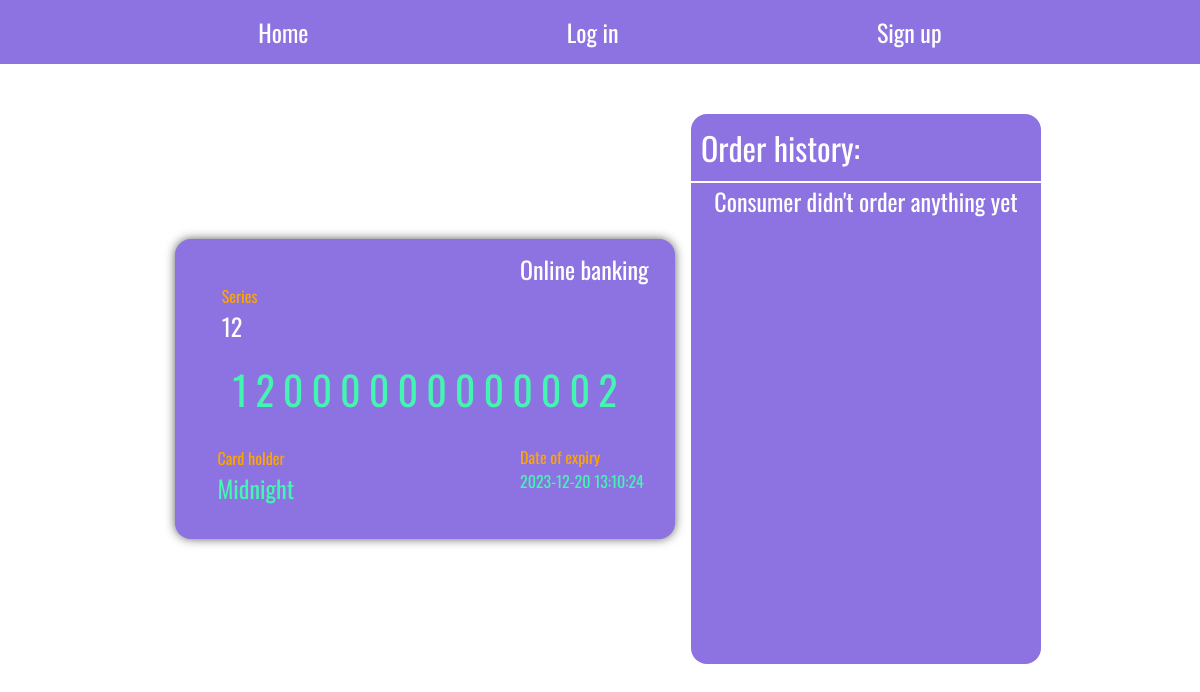
Page /9/ on the committed database.
### card/models.py (models this page shows, shortened)
class Card(models.Model):
    class ExpirationCardDate(models.TextChoices):
        year = year_expiration_date(), f"{year_expiration_date()} (1 year)"
        halfyear = halfyear_expiration_date(), f"{halfyear_expiration_date()} (6 months)"
        default = default_expiration_date(), f"{default_expiration_date()} (30 days)"
    class StatusCard(models.TextChoices):
        non_active = 'Non active',
        active = 'Active',
        expired = 'Expired'
    series = models.IntegerField(unique=True,
                                 default=10,
                                 editable=False)
    number = models.BigIntegerField(unique=True,
                                    default=10000000000000,
                                    editable=False)
    release_date = models.DateTimeField(default=datetime.datetime.now(),
                                        editable=False)
    expiration_date = models.CharField(max_length=255,
                                       default=default_expiration_date,
                                       choices=ExpirationCardDate.choices)
    usage_date = models.DateTimeField(default=datetime.datetime.now(),
                                      editable=False)
    status = models.CharField(max_length=10,
                              default=StatusCard.choices[1][1],
                              choices=StatusCard.choices)
    holder = models.ForeignKey(User,
                               on_delete=models.CASCADE)
    num_instances = models.IntegerField('Number of cards',
                                        default=1,
                                        validators=[
                                            MaxValueValidator(20),
                                            MinValueValidator(1)
                                        ])
    def get_absolute_url(self):
        return reverse('profile', kwargs={'pk': self.pk})

### card/views.py (the view)
# urls.py: path('<int:pk>/', CardDetailView.as_view(), name='profile')
class CardDetailView(DetailView):
    model = Card
    template_name = 'pages/card_detail_view.html'
    def get_context_data(self, **kwargs):
        context = super().get_context_data(**kwargs)
        context['cards'] = Card.objects.filter(status='Active')
        context['orders'] = Order.objects.filter(card__pk=self.kwargs['pk'])
        return context

### templates/pages/card_detail_view.html
{% extends 'base.html' %}
{% block content %}
    <div class="profile__page">
        <div class="card shadow">
            <p class="card__brand">Online banking</p>
            <div class="card__series">
                <p class="series__title">Series</p>
                <p class="series__number">{{ object.series }}</p>
            </div>
            <a href="{{ object.get_absolute_url }}" class="card__number">{{ object.number }}</a>
            <div class="card__expiration-date">
                <p class="date__title">Date of expiry</p>
                <p class="date__value">{{ object.expiration_date }}</p>
            </div>
            <div class="card__holder">
                <p class="holder__title">Card holder</p>
                <a href="{{ object.get_absolute_url }}" class="holder__name">{{ object.holder }}</a>
            </div>
        </div>
        <aside class="profile__aside">
            <p class="aside__title">Order history:</p>
            {% if orders %}
                {% for order in orders %}
                    <ul class="order__ol">
                        <li class="order__elem">{{ order }}</li>
                    </ul>
                {% endfor %}
            {% else %}
                <p class="aside__no-orders">Consumer didn't order anything yet</p>
            {% endif %}
        </aside>
    </div>
{% endblock %}

### static/css/style.css (style rules this page uses)
* { box-sizing: border-box; font-size: 16px; margin: 0; padding: 0; font-family: 'Oswald', sans-serif; }
.card { width: 500px; height: 300px; background-color: #8D72E1; border-radius: 1em; position: relative; margin: 1em; }
.card__brand { font-size: 1.5em; color: #fff; position: absolute; left: 69%; top: 4%; width: 140px; }
.card__series { position: absolute; right: 83.5%; top: 15%; }
.series__number { font-size: 1.5em; color: #fff; }
.series__title { color: orange; }
.card__number { font-size: 2.5em; letter-spacing: 0.2em; position: absolute; top: 40%; left: 11.5%; color: #44f5b1; text-decoration: none; transition: 0.5s; }
.card__expiration-date { color: #44f5b1; position: absolute; top: 68.5%; left: 69%; width: 130px; }
.date__title { color: orange; }
.card__holder { position: absolute; top: 69%; right: 40.5%; width: 255px; }
.holder__title { color: orange; }
.holder__name { font-size: 1.5em; color: #44f5b1; text-decoration: none; transition: 0.5s; }
.profile__page { padding: 50px; display: flex; flex-direction: row; justify-content: center; align-items: center; }
.profile__aside { background: #8D72E1; border-radius: 1em; height: 550px; width: 350px; display: flex; justify-content: start; flex-direction: column; overflow-y: scroll; }
.aside__title { padding: 10px; font-size: 2em; color: #fff; border-bottom: 2px solid #fff; }
.aside__no-orders { font-size: 1.5em; color: #fff; margin: 0 auto; }
.shadow { -webkit-box-shadow: 0px 0px 11px -1px rgba(0,0,0,0.75); -moz-box-shadow: 0px 0px 11px -1px rgba(0,0,0,0.75); box-shadow: 0px 0px 11px -1px rgba(0,0,0,0.75); }

### rows in the picture
Card: series "12", number "12000000000002", expiration_date "2023-12-20 13:10:24", holder "Midnight"
